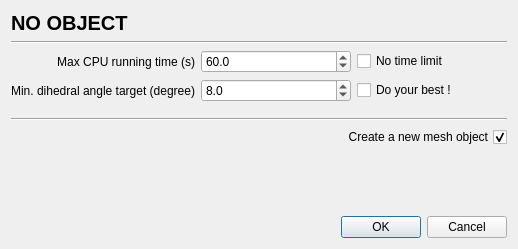
<ui version="4.0">
 <class>LocalOptim_dialog</class>
 <widget class="QDialog" name="LocalOptim_dialog">
  <property name="geometry">
   <rect>
    <x>0</x>
    <y>0</y>
    <width>518</width>
    <height>249</height>
   </rect>
  </property>
  <property name="sizePolicy">
   <sizepolicy hsizetype="Preferred" vsizetype="Preferred">
    <horstretch>0</horstretch>
    <verstretch>0</verstretch>
   </sizepolicy>
  </property>
  <property name="minimumSize">
   <size>
    <width>0</width>
    <height>0</height>
   </size>
  </property>
  <property name="windowTitle">
   <string>Local optimizer parameters</string>
  </property>
  <layout class="QVBoxLayout" name="verticalLayout">
   <item>
    <widget class="QLabel" name="objectName">
     <property name="font">
      <font>
       <pointsize>15</pointsize>
       <weight>75</weight>
       <bold>true</bold>
      </font>
     </property>
     <property name="text">
      <string>NO OBJECT</string>
     </property>
    </widget>
   </item>
   <item>
    <widget class="Line" name="line_2">
     <property name="orientation">
      <enum>Qt::Horizontal</enum>
     </property>
    </widget>
   </item>
   <item>
    <layout class="QGridLayout" name="gridLayout">
     <item row="0" column="0">
      <widget class="QLabel" name="timeLabel">
       <property name="text">
        <string>Max CPU running time (s)</string>
       </property>
       <property name="alignment">
        <set>Qt::AlignRight|Qt::AlignTrailing|Qt::AlignVCenter</set>
       </property>
       <property name="buddy">
        <cstring>maxTime</cstring>
       </property>
      </widget>
     </item>
     <item row="0" column="1">
      <widget class="QDoubleSpinBox" name="maxTime">
       <property name="decimals">
        <number>1</number>
       </property>
       <property name="maximum">
        <double>9999.000000000000000</double>
       </property>
       <property name="value">
        <double>60.000000000000000</double>
       </property>
      </widget>
     </item>
     <item row="2" column="0">
      <widget class="QLabel" name="sliverLabel">
       <property name="text">
        <string>Min. dihedral angle target (degree)</string>
       </property>
       <property name="alignment">
        <set>Qt::AlignRight|Qt::AlignTrailing|Qt::AlignVCenter</set>
       </property>
       <property name="buddy">
        <cstring>sliverBound</cstring>
       </property>
      </widget>
     </item>
     <item row="2" column="1">
      <widget class="QDoubleSpinBox" name="sliverBound">
       <property name="decimals">
        <number>1</number>
       </property>
       <property name="maximum">
        <double>180.000000000000000</double>
       </property>
       <property name="value">
        <double>8.000000000000000</double>
       </property>
      </widget>
     </item>
     <item row="0" column="2">
      <widget class="QCheckBox" name="noTimeLimit">
       <property name="text">
        <string>No time limit</string>
       </property>
      </widget>
     </item>
     <item row="2" column="2">
      <widget class="QCheckBox" name="noBound">
       <property name="text">
        <string>Do your best !</string>
       </property>
      </widget>
     </item>
    </layout>
   </item>
   <item>
    <spacer name="verticalSpacer_3">
     <property name="orientation">
      <enum>Qt::Vertical</enum>
     </property>
     <property name="sizeType">
      <enum>QSizePolicy::Fixed</enum>
     </property>
     <property name="sizeHint" stdset="0">
      <size>
       <width>20</width>
       <height>10</height>
      </size>
     </property>
    </spacer>
   </item>
   <item>
    <widget class="Line" name="line">
     <property name="orientation">
      <enum>Qt::Horizontal</enum>
     </property>
    </widget>
   </item>
   <item>
    <layout class="QHBoxLayout" name="horizontalLayout">
     <item>
      <widget class="QCheckBox" name="createNewItem">
       <property name="layoutDirection">
        <enum>Qt::RightToLeft</enum>
       </property>
       <property name="text">
        <string>Create a new mesh object</string>
       </property>
       <property name="checked">
        <bool>true</bool>
       </property>
      </widget>
     </item>
    </layout>
   </item>
   <item>
    <spacer name="verticalSpacer">
     <property name="orientation">
      <enum>Qt::Vertical</enum>
     </property>
     <property name="sizeHint" stdset="0">
      <size>
       <width>0</width>
       <height>0</height>
      </size>
     </property>
    </spacer>
   </item>
   <item>
    <widget class="QDialogButtonBox" name="buttonBox">
     <property name="orientation">
      <enum>Qt::Horizontal</enum>
     </property>
     <property name="standardButtons">
      <set>QDialogButtonBox::Cancel|QDialogButtonBox::Ok</set>
     </property>
    </widget>
   </item>
  </layout>
 </widget>
 <resources/>
 <connections>
  <connection>
   <sender>buttonBox</sender>
   <signal>accepted()</signal>
   <receiver>LocalOptim_dialog</receiver>
   <slot>accept()</slot>
   <hints>
    <hint type="sourcelabel">
     <x>384</x>
     <y>191</y>
    </hint>
    <hint type="destinationlabel">
     <x>157</x>
     <y>195</y>
    </hint>
   </hints>
  </connection>
  <connection>
   <sender>buttonBox</sender>
   <signal>rejected()</signal>
   <receiver>LocalOptim_dialog</receiver>
   <slot>reject()</slot>
   <hints>
    <hint type="sourcelabel">
     <x>384</x>
     <y>191</y>
    </hint>
    <hint type="destinationlabel">
     <x>286</x>
     <y>195</y>
    </hint>
   </hints>
  </connection>
 </connections>
</ui>
